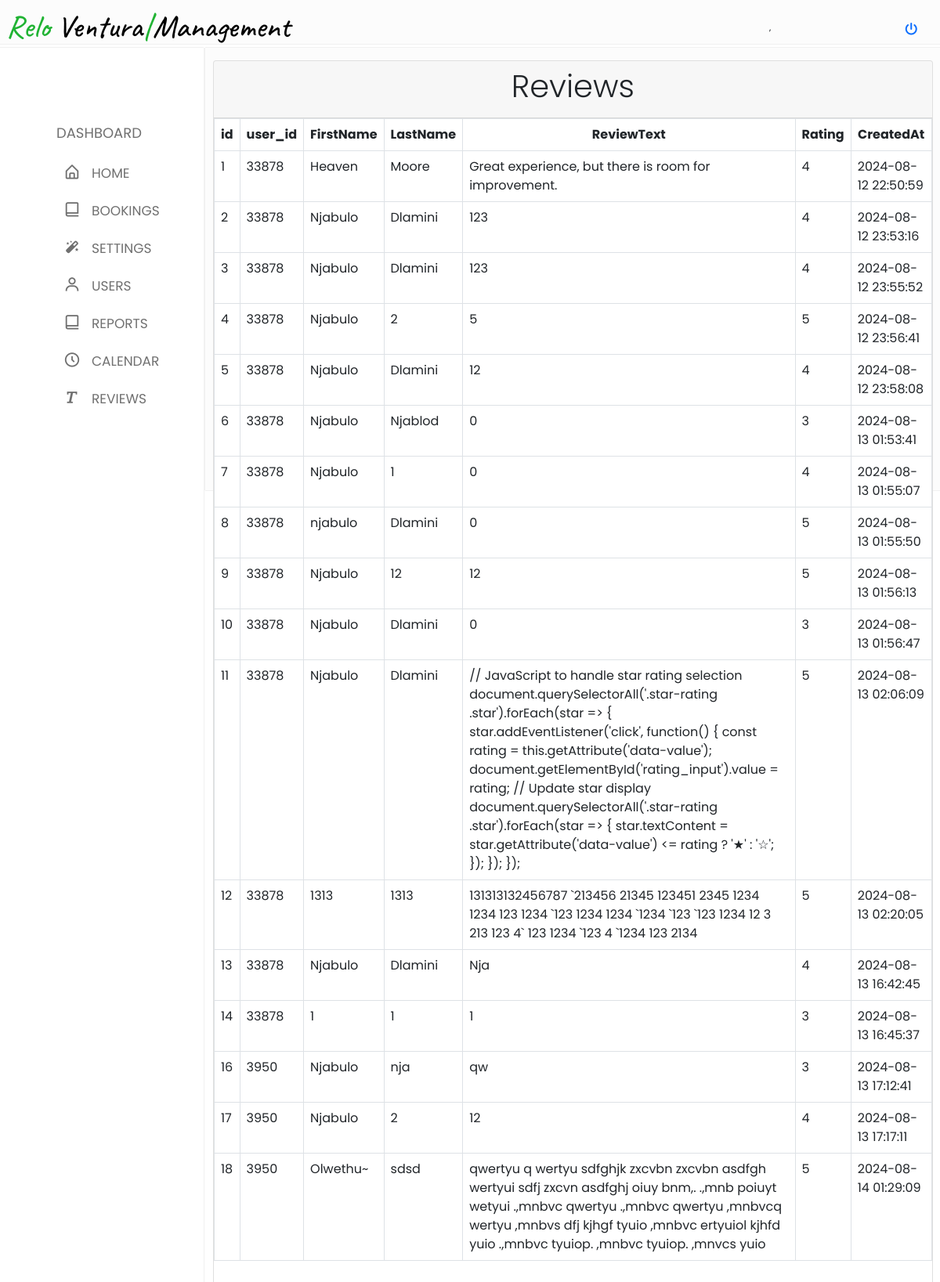
The app's page /Admin/getReviews.php with its own data.
### tables this page shows
CREATE TABLE `review` (
  `id` int(11) NOT NULL,
  `user_id` int(10) NOT NULL,
  `FirstName` varchar(100) NOT NULL,
  `LastName` varchar(100) NOT NULL,
  `ReviewText` text NOT NULL,
  `Rating` int(11) NOT NULL CHECK (`Rating` between 1 and 5),
  `CreatedAt` timestamp NOT NULL DEFAULT current_timestamp()
);

### Admin/getReviews.php (the view, shortened to what this page needs)
<?php
 include 'includes/header.php';
?>
<!DOCTYPE html>
<html lang="en">
<head>
  <link rel="stylesheet" href="admin.css" />
  <link rel="stylesheet" href="https://cdnjs.cloudflare.com/ajax/libs/font-awesome/6.4.2/css/all.min.css" />
  <link href="https://unpkg.com/boxicons@2.1.4/css/boxicons.min.css" rel="stylesheet" />
  <link href="https://cdn.jsdelivr.net/npm/bootstrap@5.0.2/dist/css/bootstrap.min.css" rel="stylesheet" />
</head>
<body>
 <div class="body">
 <nav class="sidebar">
            <div class="menu_content">
                <ul class="menu_items">
                    <div class="menu_title menu_dahsboard"></div>
                    <a href="admin.php" style="text-decoration: none;">
                        <div href="#" class="nav_link submenu_item">
                        <span class="navlink_icon">
                            <i class="bx bx-home-alt"></i>
                        </span>
                        <span class="navlink">Home</span>
                    </div>
                    </a>
                    <a href="bookingviews.php" style="text-decoration: none;">
                        <div href="#" class="nav_link submenu_item">
                        <span class="navlink_icon">
                            <i class='bx bx-book-alt'></i>
                        </span>
                         <span class="navlink">Bookings</span>
                         </div>
                    </a>
                    <a href="Settings.php" style="text-decoration: none;">
                        <div href="" class="nav_link submenu_item">
                            <span class="navlink_icon">
                                <i class="bx bxs-magic-wand"></i>
                            </span>
                            <span class="navlink">Settings</span>
                        </div>
                    </a>
                    <a href="user.php" style="text-decoration: none;">
                        <div href="#" class="nav_link submenu_item">
                        <span class="navlink_icon">
                            <i class='bx bx-user'></i>
                        </span>
                        <span class="navlink">Users</span>
                         </div>
                    </a>
                    <a href="Reports.php" style="text-decoration: none;">
          <div href="#" class="nav_link submenu_item">
            <span class="navlink_icon">
              <i class='bx bx-book-alt'></i>
            </span>
            <span class="navlink">Reports</span>
          </div>
        </a>
                    <a href="calendar.php" style="text-decoration: none;">
                        <div href="#" class="nav_link submenu_item" >
                            <span class="navlink_icon">
                            <i class='bx bx-time-five'></i>
                            </span>
                             <span class="navlink">Calendar</span>
                        </div>
                    </a>
                    <a href="getReviews.php" style="text-decoration: none;">
                         <div href="#" class="nav_link submenu_item">
                        <span class="navlink_icon">
                            <i class='bx bx-text'></i>
                        </span>
                         <span class="navlink">Reviews</span>
                    </div>
                    </a>
                </ul>
            </div>
        </nav>
      <div class="dash">
      <div class="card mt-3">
      <div class="card-header">
                        <h2 class="display-6 text-center">Reviews</h2>
                    </div>
        <div class="table">
          <?php
          include("connection.php");
          $sql = "SELECT * FROM review";
          $result = $con->query($sql);
          if ($result->num_rows > 0) {
              echo '<table class="table table-bordered text-center">';
              echo '<thead>';
              echo '<tr>';
              while ($fieldInfo = $result->fetch_field()) {
                  echo '<th>' . $fieldInfo->name . '</th>';
              }
              echo '</tr>';
              echo '</thead>';
              echo '<tbody>';
              while ($row = $result->fetch_assoc()) {
                  echo '<tr>';
                  foreach ($row as $fieldValue) {
                      echo '<td>' . $fieldValue . '</td>';
                  }
                  echo '</tr>';
              }
              echo '</tbody>';
              echo '</table>';
          } else {
              echo 'No data found.';
          }
          ?>
      </div>
    </div>
      </div>
</body>
</html>

### Admin/admin.css (style rules this page uses)
:root { --bg-color: rgb(252, 252, 252); --text-color: #000000; --second-color: #5a8558; --main-color: #20b333; --big-font: 2.5rem; --h2-font: 2rem; --p-font: 1.1rem; }
:root { --white-color: #fff; --blue-color: #20b333; --grey-color: #707070; --grey-color-light: #aaa; }
* { list-style: none; margin: 0; padding: 0; box-sizing: border-box; font-family: "Poppins", sans-serif; text-decoration: none; }
body { background: var(--bg-color); }
.body { display: flex; }
.dash { margin-top: 61px; margin-left: 262px; width: 100%; top:0; padding-left: 10px; height: 565px; border: 20px; background: var(--bg-color); box-shadow: 0 0 1px var(--grey-color-light); }
nav { font-size: 17px; text-transform: uppercase; }
.sidebar { margin-top: 61px; background-color: var(--white-color); width: 260px; position: fixed; top: 0; left: 0; height: 5650px; padding: 80px 20px; z-index: 100; overflow-y: scroll; box-shadow: 0 0 1px var(--grey-color-light); transition: all 0.5s ease; }
.menu_title { margin: 15px 0; padding: 0 20px; font-size: 18px; }
.menu_title::before { color: var(--grey-color); white-space: nowrap; }
.menu_dahsboard::before { content: "Dashboard"; }
.sidebar .menu_content .menu_items a { color: var(--grey-color); text-decoration: none; background-color: none; }
.navlink_icon { position: relative; font-size: 22px; min-width: 50px; line-height: 40px; display: inline-block; text-align: center; border-radius: 6px; }
.sidebar .nav_link { display: flex; align-items: center; width: 100%; padding: 4px 15px; border-radius: 8px; text-decoration: none; color: var(--grey-color); white-space: nowrap; }
.submenu_item { cursor: pointer; }
table { font-family: arial, sans-serif; border-collapse: collapse; width: 100%; align-items: center; }
td, th { border: 1px solid #dddddd; text-align: left; padding: 8px; margin-top: 50px; }
tr { margin: 20px; }
tr:nth-child(even) { background-color: #dddddd; }
.dash .card { width:99%; margin-top: 5px; }

### records on screen
review: id "1", user "33878", FirstName "Heaven", LastName "Moore", ReviewText "Great experience, but there is room for improvement.", Rating "4", CreatedAt "2024-08-12 22:50:59"
review: id "2", user "33878", FirstName "Njabulo", LastName "Dlamini", ReviewText "123", Rating "4", CreatedAt "2024-08-12 23:53:16"
review: id "3", user "33878", FirstName "Njabulo", LastName "Dlamini", ReviewText "123", Rating "4", CreatedAt "2024-08-12 23:55:52"
review: id "4", user "33878", FirstName "Njabulo", LastName "2", fieldValue "5", CreatedAt "2024-08-12 23:56:41"
review: id "5", user "33878", FirstName "Njabulo", LastName "Dlamini", ReviewText "12", Rating "4", CreatedAt "2024-08-12 23:58:08"
review: id "6", user "33878", FirstName "Njabulo", LastName "Njablod", ReviewText "0", Rating "3", CreatedAt "2024-08-13 01:53:41"
review: id "7", user "33878", FirstName "Njabulo", LastName "1", ReviewText "0", Rating "4", CreatedAt "2024-08-13 01:55:07"
review: id "8", user "33878", FirstName "njabulo", LastName "Dlamini", ReviewText "0", Rating "5", CreatedAt "2024-08-13 01:55:50"
review: id "9", user "33878", FirstName "Njabulo", fieldValue "12", Rating "5", CreatedAt "2024-08-13 01:56:13"
review: id "10", user "33878", FirstName "Njabulo", LastName "Dlamini", ReviewText "0", Rating "3", CreatedAt "2024-08-13 01:56:47"
review: id "11", user "33878", FirstName "Njabulo", LastName "Dlamini", ReviewText "// JavaScript to handle star rating selection document.querySelectorAll('.star-rating .star').forEach(star => { star.addEventListener('click', function() { const rating = this.getAttribute('data-value'); document.getElementById('rating_input').value = rating; // Update star display document.querySelectorAll('.star-rating .star').forEach(star => { star.textContent = star.getAttribute('data-value') <= rating ? '★' : '☆'; }); }); });", Rating "5", CreatedAt "2024-08-13 02:06:09"
review: id "12", user "33878", fieldValue "1313", ReviewText "131313132456787 `213456 21345 123451 2345 1234 1234 123 1234 `123 1234 1234 `1234 `123 `123 1234 12 3 213 123 4` 123 1234 `123 4 `1234 123 2134", Rating "5", CreatedAt "2024-08-13 02:20:05"
review: id "13", user "33878", FirstName "Njabulo", LastName "Dlamini", ReviewText "Nja", Rating "4", CreatedAt "2024-08-13 16:42:45"
review: id "14", user "33878", fieldValue "1", Rating "3", CreatedAt "2024-08-13 16:45:37"
review: id "16", user "3950", FirstName "Njabulo", LastName "nja", ReviewText "qw", Rating "3", CreatedAt "2024-08-13 17:12:41"
review: id "17", user "3950", FirstName "Njabulo", LastName "2", ReviewText "12", Rating "4", CreatedAt "2024-08-13 17:17:11"
review: id "18", user "3950", FirstName "Olwethu~", LastName "sdsd", ReviewText "qwertyu q wertyu sdfghjk zxcvbn zxcvbn asdfgh wertyui sdfj zxcvn asdfghj oiuy bnm,. .,mnb poiuyt wetyui .,mnbvc qwertyu .,mnbvc qwertyu ,mnbvcq wertyu ,mnbvs dfj kjhgf tyuio ,mnbvc ertyuiol kjhfd yuio .,mnbvc tyuiop. ,mnbvc tyuiop. ,mnvcs yuio", Rating "5", CreatedAt "2024-08-14 01:29:09"

### other values on screen
$fieldInfo->name "id"
$fieldInfo->name "user_id"
$fieldInfo->name "FirstName"
$fieldInfo->name "LastName"
$fieldInfo->name "ReviewText"
$fieldInfo->name "Rating"
$fieldInfo->name "CreatedAt"
